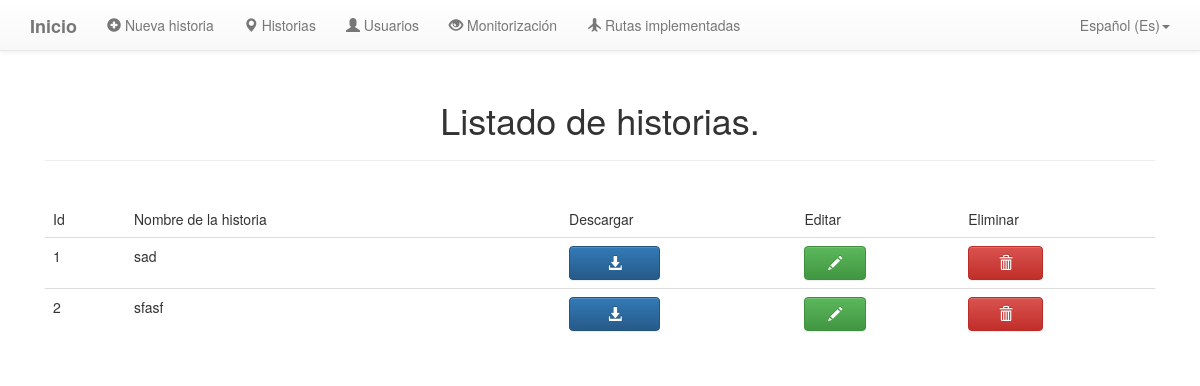
Page /historias on the earlier database version.
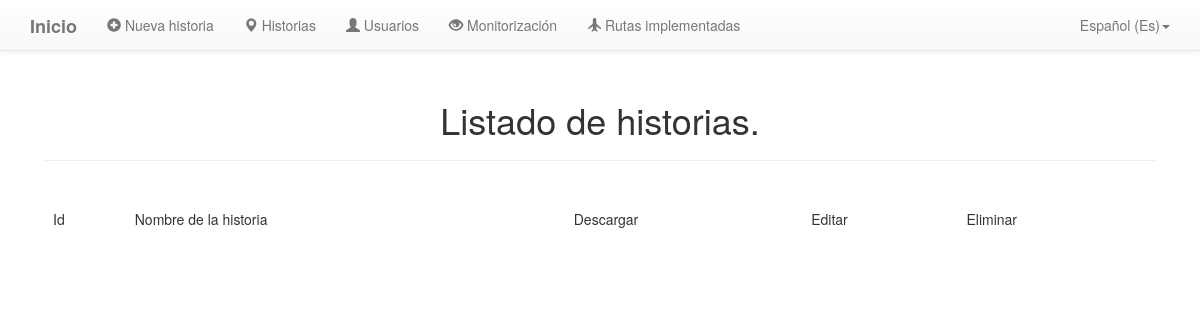
Same page on the later database version.
### tables this page shows
CREATE TABLE historia (id INTEGER PRIMARY KEY AUTOINCREMENT, nombre_historia TEXT, idioma_historia TEXT, imagen_historia BLOB, latitud_historia INT, longitud_historia INT, zoom INT, descripcion_historia TEXT);

### src/server/app.py (the view)
@app.route('/historias', methods=['GET'])
def get_gestionar_historias():
    con = sql.connect("database.db")
    con.row_factory = sql.Row
    cur = con.cursor()
    cur.execute("SELECT id, nombre_historia FROM historia")
    rows = cur.fetchall();
    return render_template('gestionar_historias.html',rows = rows)

### src/server/templates/gestionar_historias.html (shortened to what this page needs)
{% extends 'base.html' %}
{% block content %}
<div class="container">
   <div class="col-md-12">
      <br><br><br><br>
      <h1 class="titulo">Listado de historias.</h1>
      <hr>
      <div class="tab-content">
         <br>
         <div id="see-users-tab" class="tab-pane fade in active">
            <table class="table table-hover" id="table-users">
               <thead>
                  <td>Id</td>
                  <td>Nombre de la historia</td>
                  <td>Descargar</td>
                  <td>Editar</td>
                  <td>Eliminar</td>
               </thead>
               {% for row in rows %}
               <tr>
                  <td>{{row["id"]}}</td>
                  <td>{{row["nombre_historia"]}}</td>
                  <td><button class="btn btn-primary col-md-5 edit-user-btn" id="{{row['id']}}" type="button" onclick=""><span class="glyphicon glyphicon-download-alt"></span></button></td>
                  <td><button class="btn btn-success col-md-5 edit-user-btn" id="{{row['id']}}" type="button" onclick="editarHistoria(this)"><span class="glyphicon glyphicon-pencil"></span></button></td>
                  <td><button class="btn btn-danger col-md-5 delete-user-btn" id="{{row['id']}}" type="button" onclick="eliminarHistoria(this)"><span class="glyphicon glyphicon-trash"></span></button></td>
               </tr>
               {% endfor %}
            </table>
         </div>
      </div>
   </div>
</div>
</body>
</html>
{% endblock %}

Differences in the rows shown:
removed historia: id "1", nombre_historia "sad"
removed historia: id "2", nombre_historia "sfasf"
